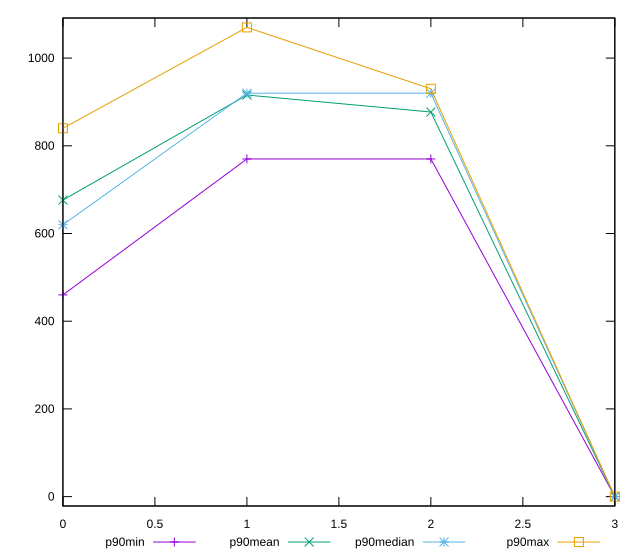

Source code (gnuplot):
reset

$p90Min <<EOF
0 460
1 770
2 770
3 0
EOF

$p90Mean <<EOF
0 676.2765957446809
1 915.7446808510638
2 877.0212765957447
3 0
EOF

$p90Median <<EOF
0 620
1 920
2 920
3 0
EOF

$p90Max <<EOF
0 840
1 1070
2 930
3 0
EOF

set key outside below
set xrange [0:3]
set yrange [-21.400000000000002:1091.4]
set trange [-21.400000000000002:1091.4]
set terminal svg size 640, 560 enhanced background rgb 'white'
set output "reports/report_00032_2021-02-25T10-28-15.087Z/uses-http2/progression/value.svg"

plot $p90Min title "p90min" with linespoints, \
     $p90Mean title "p90mean" with linespoints, \
     $p90Median title "p90median" with linespoints, \
     $p90Max title "p90max" with linespoints

reset
